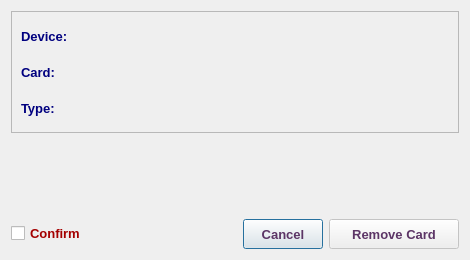
<?xml version="1.0" encoding="UTF-8"?>
<ui version="4.0">
 <class>RemoveCardDialog</class>
 <widget class="QDialog" name="RemoveCardDialog">
  <property name="geometry">
   <rect>
    <x>0</x>
    <y>0</y>
    <width>470</width>
    <height>260</height>
   </rect>
  </property>
  <property name="minimumSize">
   <size>
    <width>470</width>
    <height>260</height>
   </size>
  </property>
  <property name="maximumSize">
   <size>
    <width>471</width>
    <height>261</height>
   </size>
  </property>
  <property name="font">
   <font>
    <family>Tahoma</family>
    <pointsize>10</pointsize>
   </font>
  </property>
  <property name="windowTitle">
   <string>Remove Card</string>
  </property>
  <property name="windowIcon">
   <iconset resource="../../../../image.qrc">
    <normaloff>:/Image/remove.png</normaloff>:/Image/remove.png</iconset>
  </property>
  <layout class="QVBoxLayout" name="verticalLayout_2">
   <item>
    <widget class="QFrame" name="frame">
     <property name="font">
      <font>
       <family>Tahoma</family>
       <pointsize>10</pointsize>
      </font>
     </property>
     <property name="frameShape">
      <enum>QFrame::StyledPanel</enum>
     </property>
     <property name="frameShadow">
      <enum>QFrame::Raised</enum>
     </property>
     <layout class="QVBoxLayout" name="verticalLayout">
      <item>
       <layout class="QHBoxLayout" name="horizontalLayout">
        <item>
         <widget class="QLabel" name="label_4">
          <property name="sizePolicy">
           <sizepolicy hsizetype="Preferred" vsizetype="Preferred">
            <horstretch>0</horstretch>
            <verstretch>0</verstretch>
           </sizepolicy>
          </property>
          <property name="minimumSize">
           <size>
            <width>100</width>
            <height>30</height>
           </size>
          </property>
          <property name="maximumSize">
           <size>
            <width>100</width>
            <height>30</height>
           </size>
          </property>
          <property name="font">
           <font>
            <family>Tahoma</family>
            <pointsize>10</pointsize>
            <weight>75</weight>
            <bold>true</bold>
           </font>
          </property>
          <property name="styleSheet">
           <string notr="true">color: rgb(0, 0, 127);</string>
          </property>
          <property name="text">
           <string>Device:</string>
          </property>
         </widget>
        </item>
        <item>
         <widget class="QLabel" name="deviceLbl">
          <property name="sizePolicy">
           <sizepolicy hsizetype="Expanding" vsizetype="Preferred">
            <horstretch>0</horstretch>
            <verstretch>0</verstretch>
           </sizepolicy>
          </property>
          <property name="minimumSize">
           <size>
            <width>300</width>
            <height>30</height>
           </size>
          </property>
          <property name="maximumSize">
           <size>
            <width>5000</width>
            <height>30</height>
           </size>
          </property>
          <property name="font">
           <font>
            <family>Tahoma</family>
            <pointsize>10</pointsize>
            <weight>75</weight>
            <bold>true</bold>
           </font>
          </property>
          <property name="styleSheet">
           <string notr="true">color: rgb(85, 0, 127);</string>
          </property>
          <property name="text">
           <string/>
          </property>
          <property name="wordWrap">
           <bool>true</bool>
          </property>
         </widget>
        </item>
       </layout>
      </item>
      <item>
       <layout class="QHBoxLayout" name="horizontalLayout_2">
        <item>
         <widget class="QLabel" name="label_2">
          <property name="sizePolicy">
           <sizepolicy hsizetype="Preferred" vsizetype="Preferred">
            <horstretch>0</horstretch>
            <verstretch>0</verstretch>
           </sizepolicy>
          </property>
          <property name="minimumSize">
           <size>
            <width>100</width>
            <height>30</height>
           </size>
          </property>
          <property name="maximumSize">
           <size>
            <width>100</width>
            <height>30</height>
           </size>
          </property>
          <property name="font">
           <font>
            <family>Tahoma</family>
            <pointsize>10</pointsize>
            <weight>75</weight>
            <bold>true</bold>
           </font>
          </property>
          <property name="styleSheet">
           <string notr="true">color: rgb(0, 0, 127);</string>
          </property>
          <property name="text">
           <string>Card:</string>
          </property>
         </widget>
        </item>
        <item>
         <widget class="QLabel" name="cardLbl">
          <property name="sizePolicy">
           <sizepolicy hsizetype="Expanding" vsizetype="Preferred">
            <horstretch>0</horstretch>
            <verstretch>0</verstretch>
           </sizepolicy>
          </property>
          <property name="minimumSize">
           <size>
            <width>300</width>
            <height>30</height>
           </size>
          </property>
          <property name="maximumSize">
           <size>
            <width>5000</width>
            <height>30</height>
           </size>
          </property>
          <property name="font">
           <font>
            <family>Tahoma</family>
            <pointsize>10</pointsize>
            <weight>75</weight>
            <bold>true</bold>
           </font>
          </property>
          <property name="styleSheet">
           <string notr="true">color: rgb(85, 0, 127);</string>
          </property>
          <property name="text">
           <string/>
          </property>
          <property name="wordWrap">
           <bool>true</bool>
          </property>
         </widget>
        </item>
       </layout>
      </item>
      <item>
       <layout class="QHBoxLayout" name="horizontalLayout_4">
        <item>
         <widget class="QLabel" name="label_6">
          <property name="sizePolicy">
           <sizepolicy hsizetype="Preferred" vsizetype="Preferred">
            <horstretch>0</horstretch>
            <verstretch>0</verstretch>
           </sizepolicy>
          </property>
          <property name="minimumSize">
           <size>
            <width>100</width>
            <height>30</height>
           </size>
          </property>
          <property name="maximumSize">
           <size>
            <width>100</width>
            <height>30</height>
           </size>
          </property>
          <property name="font">
           <font>
            <family>Tahoma</family>
            <pointsize>10</pointsize>
            <weight>75</weight>
            <bold>true</bold>
           </font>
          </property>
          <property name="styleSheet">
           <string notr="true">color: rgb(0, 0, 127);</string>
          </property>
          <property name="text">
           <string>Type:</string>
          </property>
         </widget>
        </item>
        <item>
         <widget class="QLabel" name="typeLbl">
          <property name="sizePolicy">
           <sizepolicy hsizetype="Expanding" vsizetype="Preferred">
            <horstretch>0</horstretch>
            <verstretch>0</verstretch>
           </sizepolicy>
          </property>
          <property name="minimumSize">
           <size>
            <width>300</width>
            <height>30</height>
           </size>
          </property>
          <property name="maximumSize">
           <size>
            <width>5000</width>
            <height>30</height>
           </size>
          </property>
          <property name="font">
           <font>
            <family>Tahoma</family>
            <pointsize>10</pointsize>
            <weight>75</weight>
            <bold>true</bold>
           </font>
          </property>
          <property name="styleSheet">
           <string notr="true">color: rgb(85, 0, 127);</string>
          </property>
          <property name="text">
           <string/>
          </property>
          <property name="wordWrap">
           <bool>true</bool>
          </property>
         </widget>
        </item>
       </layout>
      </item>
     </layout>
    </widget>
   </item>
   <item>
    <spacer name="verticalSpacer">
     <property name="font">
      <font>
       <family>Tahoma</family>
       <pointsize>10</pointsize>
      </font>
     </property>
     <property name="orientation">
      <enum>Qt::Vertical</enum>
     </property>
     <property name="sizeHint" stdset="0">
      <size>
       <width>20</width>
       <height>40</height>
      </size>
     </property>
    </spacer>
   </item>
   <item>
    <layout class="QHBoxLayout" name="horizontalLayout_3">
     <item>
      <widget class="QCheckBox" name="checkBox">
       <property name="font">
        <font>
         <weight>75</weight>
         <bold>true</bold>
        </font>
       </property>
       <property name="styleSheet">
        <string notr="true">color: rgb(164, 0, 0);</string>
       </property>
       <property name="text">
        <string>Confirm</string>
       </property>
      </widget>
     </item>
     <item>
      <spacer name="horizontalSpacer_3">
       <property name="font">
        <font>
         <family>Tahoma</family>
         <pointsize>10</pointsize>
        </font>
       </property>
       <property name="orientation">
        <enum>Qt::Horizontal</enum>
       </property>
       <property name="sizeHint" stdset="0">
        <size>
         <width>40</width>
         <height>20</height>
        </size>
       </property>
      </spacer>
     </item>
     <item>
      <widget class="QPushButton" name="cancelBtn">
       <property name="minimumSize">
        <size>
         <width>80</width>
         <height>30</height>
        </size>
       </property>
       <property name="maximumSize">
        <size>
         <width>100</width>
         <height>30</height>
        </size>
       </property>
       <property name="font">
        <font>
         <family>Tahoma</family>
         <pointsize>10</pointsize>
         <weight>75</weight>
         <bold>true</bold>
        </font>
       </property>
       <property name="styleSheet">
        <string notr="true">color: rgb(92, 53, 102);</string>
       </property>
       <property name="text">
        <string>Cancel</string>
       </property>
      </widget>
     </item>
     <item>
      <widget class="QPushButton" name="removeBtn">
       <property name="enabled">
        <bool>false</bool>
       </property>
       <property name="sizePolicy">
        <sizepolicy hsizetype="Preferred" vsizetype="Preferred">
         <horstretch>0</horstretch>
         <verstretch>0</verstretch>
        </sizepolicy>
       </property>
       <property name="minimumSize">
        <size>
         <width>130</width>
         <height>30</height>
        </size>
       </property>
       <property name="maximumSize">
        <size>
         <width>200</width>
         <height>30</height>
        </size>
       </property>
       <property name="font">
        <font>
         <family>Tahoma</family>
         <pointsize>10</pointsize>
         <weight>75</weight>
         <bold>true</bold>
        </font>
       </property>
       <property name="styleSheet">
        <string notr="true">color: rgb(92, 53, 102);</string>
       </property>
       <property name="text">
        <string>Remove Card</string>
       </property>
       <property name="icon">
        <iconset resource="../../../../image.qrc">
         <normaloff>:/Image/remove.png</normaloff>:/Image/remove.png</iconset>
       </property>
       <property name="iconSize">
        <size>
         <width>20</width>
         <height>20</height>
        </size>
       </property>
      </widget>
     </item>
    </layout>
   </item>
  </layout>
 </widget>
 <tabstops>
  <tabstop>removeBtn</tabstop>
  <tabstop>cancelBtn</tabstop>
 </tabstops>
 <resources>
  <include location="../../../../image.qrc"/>
 </resources>
 <connections/>
</ui>
